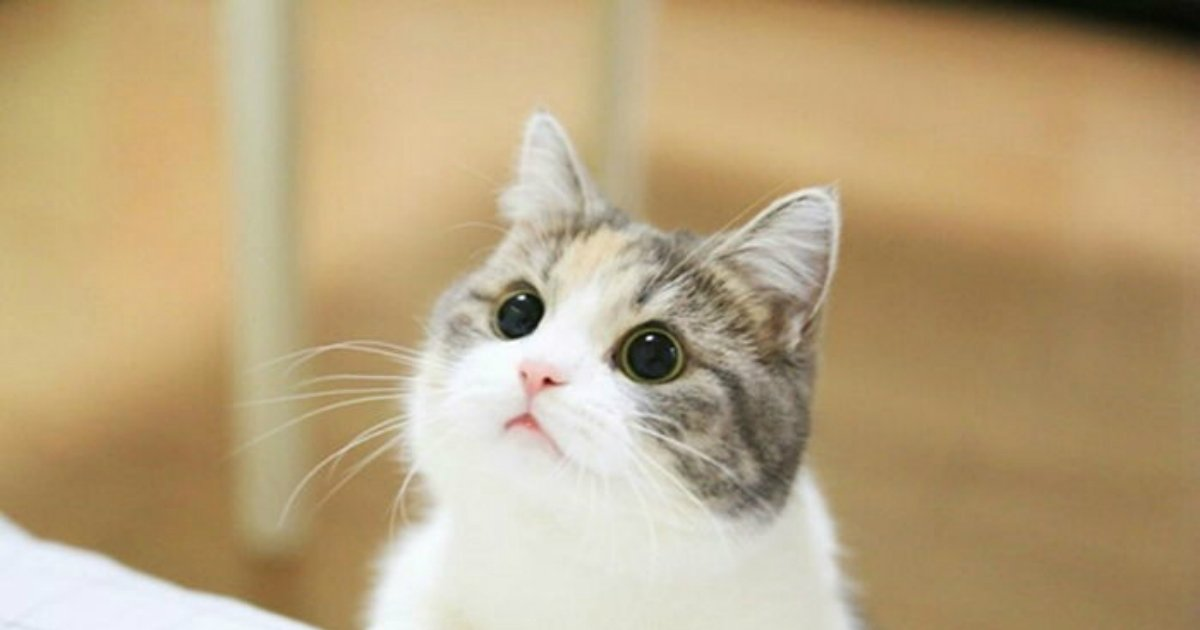
#> input picture 03. Numpy/data/cat.jpg, 1200 x 630 px
$ jupyter execute numpy.ipynb
#> lines starting #> are read from the running program, lines starting #| are printed output that depends on the picture
### 외부 라이브러리
- 기본 설치 라이브러리 => 표준 라이브러리
- 사용자가 추가로 설치해 사용하는 라이브러리

### Numpy

- 행렬 연산에 다양한 기능을 제공하는 라이브러리 ( https://numpy.org/ )
- 내부가 C로 작성되어있어 속도가 매우 빠름
- 파이썬 외부 라이브러리
- 파이썬을 활용한 과학 컴퓨팅 전용 모듈
- 복잡한 행렬계산, 선형대수, 통계등의 기능 제공
- 선형대수학을 빠르게 연산

[cell 1]
import numpy as np

[cell 2]
tmp = [1,2,3,4,5]
print(type(tmp))

[cell 3]
arr = np.array(tmp)
print(type(arr))

[cell 4]
print(tmp, "\n", arr)

[cell 5]
tmp = [[1,2,3],[4,5,6]]
arr=np.array(tmp)
print(tmp)
print(arr)

[cell 6]
arr.shape

배열을 이용한 이미지 이해
- 이미지 => 픽셀로 구현
- 컬러 => RGB

[cell 7]
#데이터 시각화
import matplotlib.pyplot as plt

tmp = [[0,1],[1,0]]

arr=np.array(tmp)

print(arr.shape)
plt.imshow(arr)
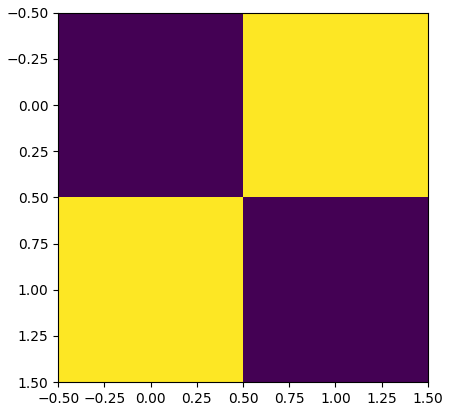
#> figure drawn by matplotlib, 1 panel

[cell 8]
import cv2

img=cv2.imread("./data/cat.jpg")
#> img is the input picture: shape (630, 1200, 3); mean B, G, R 127.8, 164.8, 185.9
print(type(img))
#| <class 'numpy.ndarray'>
print(img.shape)
#| (630, 1200, 3)

[cell 9]
arr1 = np.arange(1,13)
arr1

[cell 10]
arr1.shape

[cell 11]
arr2 = arr1.reshape(3,4)
arr2

[cell 12]
arr2 = arr2.reshape(-1)
arr2

[cell 13]
arr2 = arr1.reshape(2,-1)
print(arr2.shape)
arr2

[cell 14]
arr2 = arr1.reshape(-1,2)
print(arr2.shape)
arr2

[cell 15]
arr1.dtype

[cell 16]
arr2=np.array(arr1, dtype="str")
arr2

[cell 17]
arr2 = arr1.astype("float")
arr2

[cell 18]
arr2.sum()

[cell 19]
import numpy as np
import cv2
import matplotlib.pyplot as plt

BGR_catImg = cv2.imread("./data/cat1.jpg")
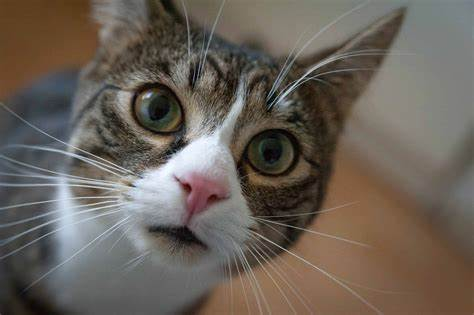
#> input picture 03. Numpy/data/cat1.jpg, 474 x 315 px
#> BGR_catImg is the input picture: shape (315, 474, 3); mean B, G, R 88.3, 97.1, 105.8
RGB_catImg = cv2.cvtColor(BGR_catImg, cv2.COLOR_BGR2RGB)


print(RGB_catImg.shape)
#| (315, 474, 3)
plt.imshow(RGB_catImg)

[cell 20]
new_catImg = RGB_catImg[40:285,50:330,:]
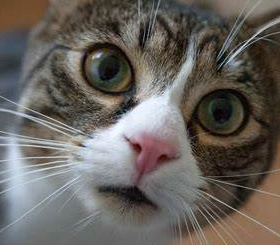
#> new_catImg: shape (245, 280, 3); mean R, G, B 103.6, 98.6, 93.3
plt.imshow(new_catImg)
